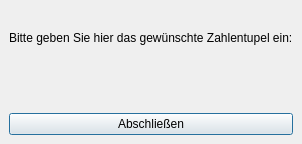
<?xml version="1.0" encoding="UTF-8"?>
<ui version="4.0">
 <class>OwnTupleView</class>
 <widget class="QMainWindow" name="OwnTupleView">
  <property name="geometry">
   <rect>
    <x>0</x>
    <y>0</y>
    <width>272</width>
    <height>144</height>
   </rect>
  </property>
  <property name="maximumSize">
   <size>
    <width>826</width>
    <height>190</height>
   </size>
  </property>
  <property name="baseSize">
   <size>
    <width>0</width>
    <height>0</height>
   </size>
  </property>
  <property name="windowTitle">
   <string>Eigene Werte</string>
  </property>
  <property name="windowIcon">
   <iconset resource="../../SortC-resources.qrc">
    <normaloff>:/view/icons/logo.png</normaloff>:/view/icons/logo.png</iconset>
  </property>
  <widget class="QWidget" name="centralwidget">
   <layout class="QVBoxLayout" name="verticalLayout">
    <item>
     <widget class="QLabel" name="label">
      <property name="text">
       <string>Bitte geben Sie hier das gewünschte Zahlentupel ein:</string>
      </property>
     </widget>
    </item>
    <item>
     <spacer name="verticalSpacer_2">
      <property name="orientation">
       <enum>Qt::Vertical</enum>
      </property>
      <property name="sizeType">
       <enum>QSizePolicy::Minimum</enum>
      </property>
      <property name="sizeHint" stdset="0">
       <size>
        <width>20</width>
        <height>20</height>
       </size>
      </property>
     </spacer>
    </item>
    <item>
     <layout class="QHBoxLayout" name="horizontalLayoutValues">
      <property name="spacing">
       <number>2</number>
      </property>
     </layout>
    </item>
    <item>
     <layout class="QHBoxLayout" name="horizontalLayoutLabels">
      <property name="spacing">
       <number>2</number>
      </property>
     </layout>
    </item>
    <item>
     <spacer name="verticalSpacer">
      <property name="orientation">
       <enum>Qt::Vertical</enum>
      </property>
      <property name="sizeType">
       <enum>QSizePolicy::Minimum</enum>
      </property>
      <property name="sizeHint" stdset="0">
       <size>
        <width>20</width>
        <height>20</height>
       </size>
      </property>
     </spacer>
    </item>
    <item>
     <layout class="QHBoxLayout" name="horizontalLayoutValues2">
      <property name="spacing">
       <number>2</number>
      </property>
     </layout>
    </item>
    <item>
     <layout class="QHBoxLayout" name="horizontalLayoutLabels2">
      <property name="spacing">
       <number>2</number>
      </property>
     </layout>
    </item>
    <item>
     <widget class="QPushButton" name="btnFinish">
      <property name="text">
       <string>Abschließen</string>
      </property>
      <property name="autoExclusive">
       <bool>false</bool>
      </property>
      <property name="default">
       <bool>true</bool>
      </property>
     </widget>
    </item>
   </layout>
  </widget>
 </widget>
 <resources>
  <include location="../../SortC-resources.qrc"/>
 </resources>
 <connections/>
</ui>
